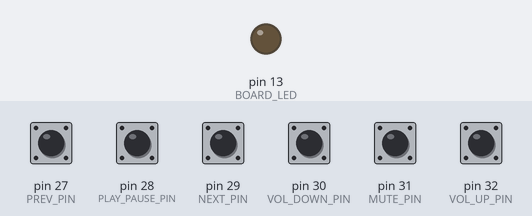
This sketch was run on a simulated Teensy 4. On the bench: output pins drawn as LEDs (lit = HIGH). The test bench sets the inputs (shaded band); at power-on: pin 27 (PREV_PIN), pin 28 (PLAY_PAUSE_PIN), pin 29 (NEXT_PIN), pin 30 (VOL_DOWN_PIN), pin 31 (MUTE_PIN), pin 32 (VOL_UP_PIN) HIGH. What the sketch prints to the serial monitor is not drawn.

Above: at 1.2 s.
1.3 s: pin 27 (PREV_PIN) pulled LOW for 0.15 s
Timing chart, 0 to 4.3 s (numbered marks = the images above; inputs shaded):
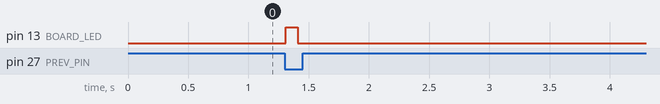

The sketch:

BreadboardEasy.ino
```cpp
/*
 * MediaButtons ProtoboardEncoder
 * github.com/EricThirteen
 *
 * Send Media Button keystroke to USB host. Tested on Windows and MacOS.
 *
 * Buttons to USB Keyboard Example - Special Media Player Keys
 * Set USB Type: Tools > USB Type > Serial + Keyboard + Mouse + Joystick
 *
 * Modified existing example from Teensy.
 */

#include <Bounce.h>

#define BOARD_LED 13
#define PREV_PIN 27
#define PLAY_PAUSE_PIN 28
#define NEXT_PIN 29
#define VOL_DOWN_PIN 30
#define MUTE_PIN 31
#define VOL_UP_PIN 32

//10 ms debounce time is good for most pushbuttons.
//Increase this time if a button is too sensitive.
//At times, the arcade buttons seem to sensitive.
Bounce previousButton = Bounce(PREV_PIN, 10);
Bounce playPauseButton = Bounce(PLAY_PAUSE_PIN, 10);
Bounce nextButton = Bounce(NEXT_PIN, 10);
Bounce volDownButton = Bounce(VOL_DOWN_PIN, 10);
Bounce volMuteButton = Bounce(MUTE_PIN, 10);
Bounce volUpButton = Bounce(VOL_UP_PIN, 10);

void setup() {

  pinMode(BOARD_LED, OUTPUT);
  pinMode(PREV_PIN, INPUT_PULLUP);
  pinMode(PLAY_PAUSE_PIN, INPUT_PULLUP);
  pinMode(NEXT_PIN, INPUT_PULLUP);
  pinMode(VOL_DOWN_PIN, INPUT_PULLUP);
  pinMode(MUTE_PIN, INPUT_PULLUP);
  pinMode(VOL_UP_PIN, INPUT_PULLUP);
}

void loop() {
  previousButton.update();
  playPauseButton.update();
  nextButton.update();
  volDownButton.update();
  volMuteButton.update();
  volUpButton.update();

  if (previousButton.fallingEdge()) {
    Keyboard.press(KEY_MEDIA_PREV_TRACK);
    Keyboard.release(KEY_MEDIA_PREV_TRACK);
    Blink(BOARD_LED, 100);
  }
  if (playPauseButton.fallingEdge()) {
    Keyboard.press(KEY_MEDIA_PLAY_PAUSE);
    Keyboard.release(KEY_MEDIA_PLAY_PAUSE);
    Blink(BOARD_LED, 100);
  }
  if (nextButton.fallingEdge()) {
    Keyboard.press(KEY_MEDIA_NEXT_TRACK);
    Keyboard.release(KEY_MEDIA_NEXT_TRACK);
    Blink(BOARD_LED, 100);
  }
  if (volDownButton.fallingEdge()) {
    Keyboard.press(KEY_MEDIA_VOLUME_DEC);
    Keyboard.release(KEY_MEDIA_VOLUME_DEC);
    Blink(BOARD_LED, 100);
  }
  if (volMuteButton.fallingEdge()) {
    Keyboard.press(KEY_MEDIA_MUTE);
    Keyboard.release(KEY_MEDIA_MUTE);
    Blink(BOARD_LED, 100);
  }
  if (volUpButton.fallingEdge()) {
    Keyboard.press(KEY_MEDIA_VOLUME_INC);
    Keyboard.release(KEY_MEDIA_VOLUME_INC);
    Blink(BOARD_LED, 100);
  }
}

void Blink(int PIN,int HowLong) {
  digitalWrite(PIN, HIGH);
  delay(HowLong);
  digitalWrite(PIN, LOW);
  Serial.println("Blink");
}
```

Measured:
- after the input at 1.3 s, pin 13 (BOARD_LED): LOW → HIGH at once, → LOW 0.10 s later
